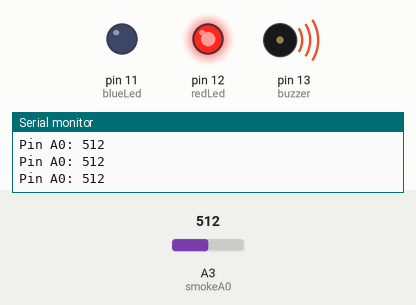
Simulated run of this sketch. Board: Arduino Uno, built with avr-gcc and run on an emulated ATmega328P. On the bench: output pins drawn as LEDs (lit = HIGH), buzzer (waves = sounding), the last lines printed to the serial monitor. Inputs (shaded band) come from the test bench; at power-on: A3 (smokeA0) = 512.

Above: at 1.2 s.
1.3 s: A3 (smokeA0) set to 32
4.3 s: A3 (smokeA0) set to 29
At 5.5 s:
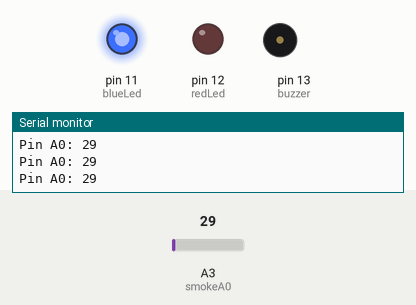
5.8 s: A3 (smokeA0) set to 122
At 6.8 s:
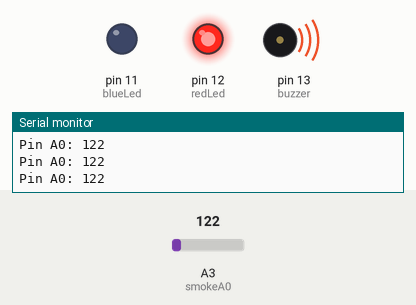
7.3 s: A3 (smokeA0) set to 20
At 7.9 s:
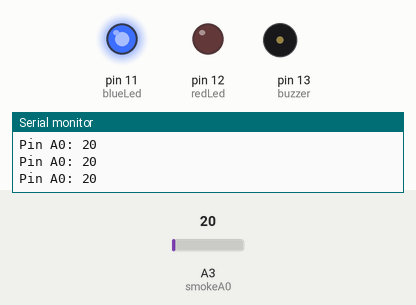
Timing chart, 0 to 10.3 s (numbered marks = the images above; inputs shaded):
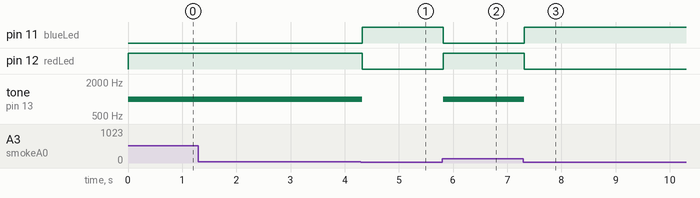

The sketch:

16it051.ino
```cpp
int redLed = 12;
int blueLed = 11;

int buzzer = 13;
int smokeA0 = A3;
// Your threshold value
int sensorThres =30;

void setup() {
  pinMode(redLed, OUTPUT);
  pinMode(blueLed, OUTPUT);
  pinMode(buzzer, OUTPUT);
  pinMode(smokeA0, INPUT);
  Serial.begin(9600);
}
void loop(){
  int analogSensor = analogRead(smokeA0);

  Serial.print("Pin A0: ");
  Serial.println(analogSensor);
 if (analogSensor > sensorThres)
  {
    digitalWrite(redLed, HIGH);
    digitalWrite(blueLed, LOW);
   tone(buzzer, 1000, 200);
  }
  else
  {
    digitalWrite(redLed, LOW);
    digitalWrite(blueLed, HIGH);
    noTone(buzzer);
  }
}
```

Measured:
- the behaviour switches between 31 and 30 on A3 (smokeA0) (found by bisection; images 0 and 1)
- after the input at 4.3 s, pin 11 (blueLed): LOW → HIGH at once; pin 12 (redLed): HIGH → LOW at once; tone on pin 13 (buzzer): 1000 Hz → silent at once
- after the input at 5.8 s, pin 11 (blueLed): HIGH → LOW at once; pin 12 (redLed): LOW → HIGH at once; tone on pin 13 (buzzer): silent → 1000 Hz at once
- after the input at 7.3 s, pin 11 (blueLed): LOW → HIGH at once; pin 12 (redLed): HIGH → LOW at once; tone on pin 13 (buzzer): 1000 Hz → silent at once
